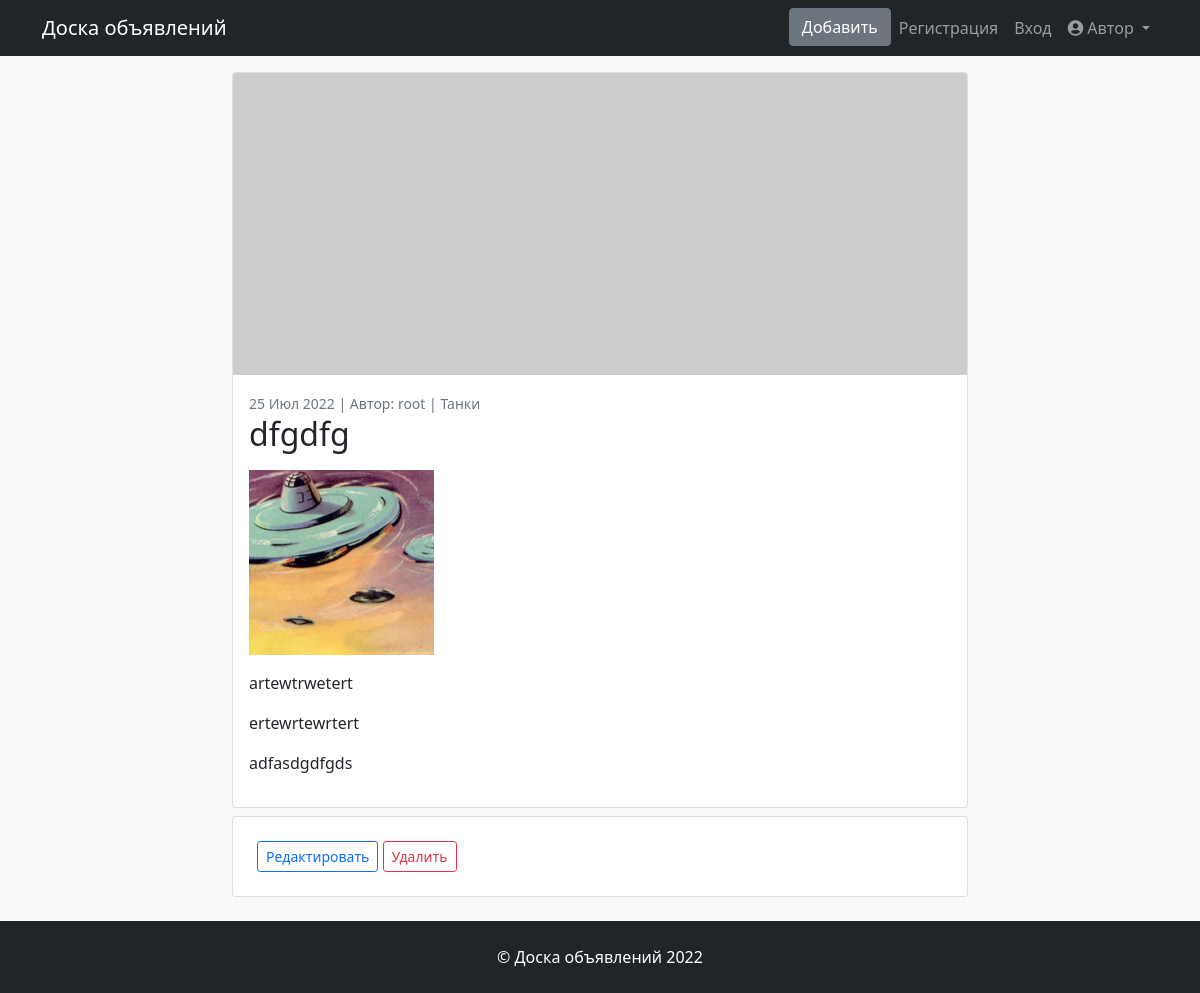
The page /10 on the database its author committed.
### posts/models.py (models this page shows, shortened)
class Post(models.Model):
    POST_TYPE = (
        ('tnk', 'Танки'),
        ('hlr', 'Хилы'),
        ('dd', 'ДД'),
        ('trd', 'Торговцы'),
        ('gm', 'Гилдмастеры'),
        ('qg', 'Квестгиверы'),
        ('blksm', 'Кузнецы'),
        ('lthwrk', 'Кожевники'),
        ('pm', 'Зельевары'),
        ('sm', 'Мастера заклинаний'),
    )
    author = models.ForeignKey(User, on_delete=models.CASCADE)
    date = models.DateTimeField(verbose_name='Дата', default=timezone.now)
    category = models.CharField(max_length=6, choices=POST_TYPE, default='tnk')
    title = models.CharField(max_length=100)
    text = RichTextUploadingField(blank=True, null=True)
    class Meta:
        verbose_name = 'Объявление'
        verbose_name_plural = 'Объявления'

### posts/views.py (the view)
# urls.py: path('<int:pk>', PostDetail.as_view(), name='post'),
class PostDetail(DetailView):
    model = Post
    template_name = 'posts/post_detail.html'
    context_object_name = 'post'

### templates/posts/post_detail.html (shortened to what this page needs)
{% extends 'index.html' %}
{% block content %}
    <div class="card mb-2">
        <a href="#!"><img class="card-img-top" src="https://dummyimage.com/850x350/dee2e6/6c757d.jpg" alt="..." /></a>
        <div class="card-body">
            <div> <span class="small text-muted ">{{ post.date |date:'d M Y' }} | Автор: {{post.author}} | {{post.get_category_display}}</span></div>
            <h2 class="card-title">{{ post.title }}</h2>
            <p class="card-text">{{ post.text | safe }}</p>
        </div>
    </div>
    <div class="card pt-4 px-4 pb-2 mb-4">
        <p>
            <a href="{% url 'post_update' post.id %}" class="btn btn-outline-primary btn-sm">Редактировать</a>
            <a href="{% url 'post_delete' post.id %}" class="btn btn-outline-danger btn-sm">Удалить</a>
        </p>
    </div>
{% endblock content %}

### rows shown on the page
Post: date "25 Июл 2022", author "root", category "Танки", title "dfgdfg", text (picture), text "artewtrwetert ertewrtewrtert adfasdgdfgds"
